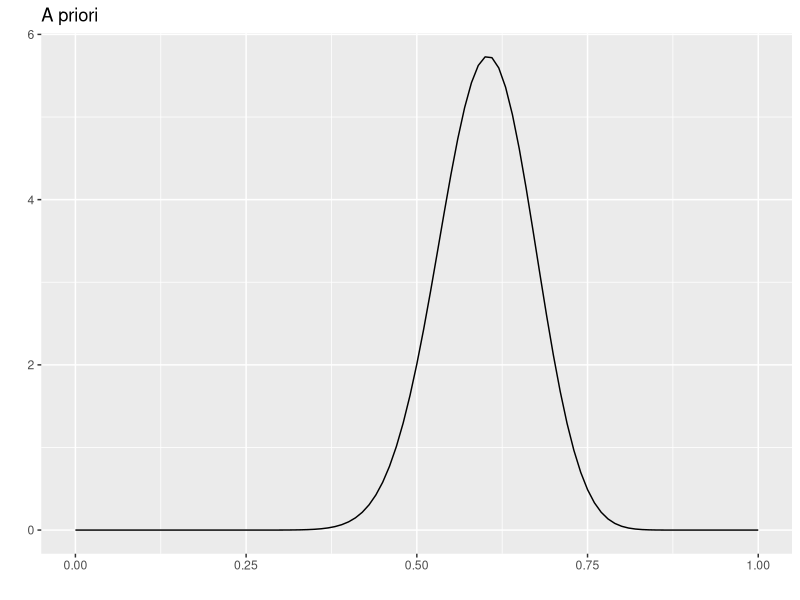
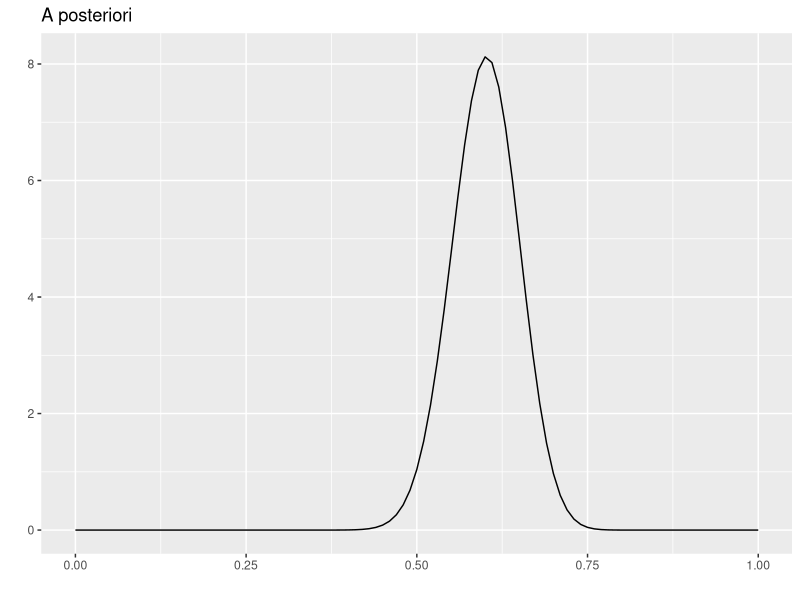
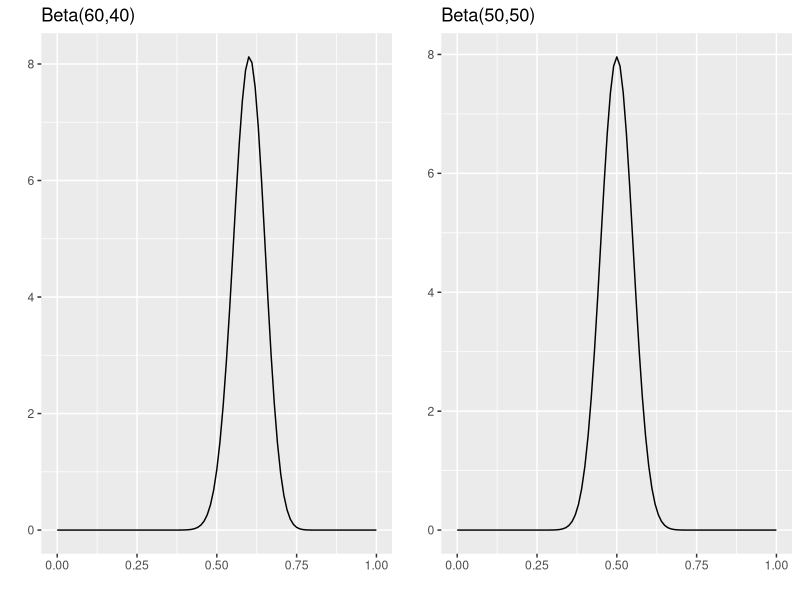
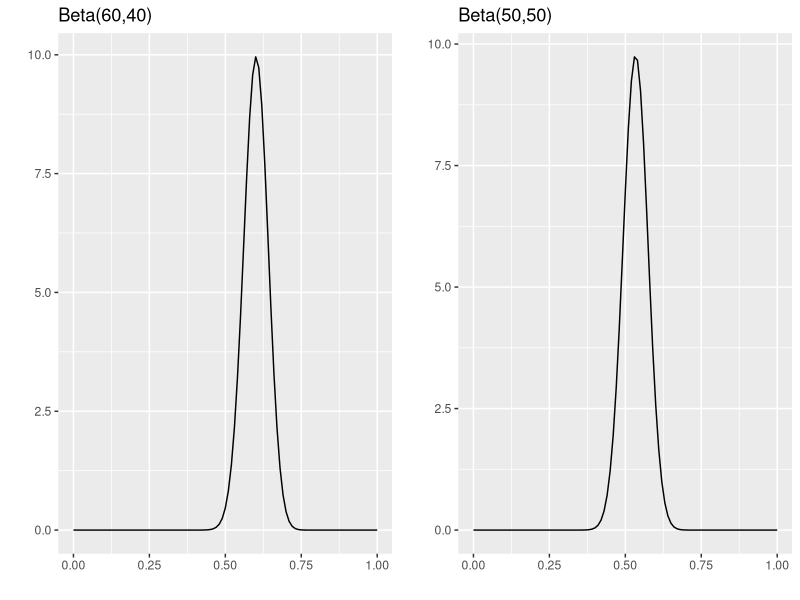

Source code (R) for these figures, in order:
## ---- chunk 1
knitr::opts_chunk$set(echo = TRUE)
## ---- chunk 2
library(tidyverse)
library(gridExtra)
## ---- chunk 3
N <-  50
m <-  0.6
a <-  m*N
b <-  (1-m)*N

a_priori <- ggplot(tibble(x = c(0,1)), aes(x)) +
  stat_function(fun = dbeta, args = list(a,b)) +
  labs(title = "A priori", x = "", y = "")

a_priori
## ---- chunk 4
# Supongamos z
z = 30
posteriori <- ggplot(tibble(x = c(0,1)), aes(x)) +
  stat_function(fun = dbeta, args = list(z + a, N - z + b)) +
  labs(title = "A posteriori", x = "", y = "")

posteriori
## ---- chunk 5
priori_comp1 <- ggplot(tibble(x = c(0,1)), aes(x)) +
  stat_function(fun = dbeta, args = list(60,40)) +
  labs(title = "Beta(60,40)", x = "",y = "")

priori_comp2 <- ggplot(tibble(x = c(0,1)), aes(x)) +
  stat_function(fun = dbeta, args = list(50,50)) +
  labs(title = "Beta(50,50)", x = "", y = "")

grid.arrange(priori_comp1, priori_comp2, nrow = 1)
## ---- chunk 6
post_comp1 <- ggplot(tibble(x = c(0,1)), aes(x)) +
  stat_function(fun = dbeta, args = list(z + 60,N - z +40)) +
  labs(title = "Beta(60,40)", x = "", y = "")

post_comp2 <- ggplot(tibble(x = c(0,1)), aes(x)) +
  stat_function(fun = dbeta, args = list(z + 50,N - z +50)) +
  labs(title = "Beta(50,50)", x = "", y = "")

grid.arrange(post_comp1, post_comp2, nrow = 1)
